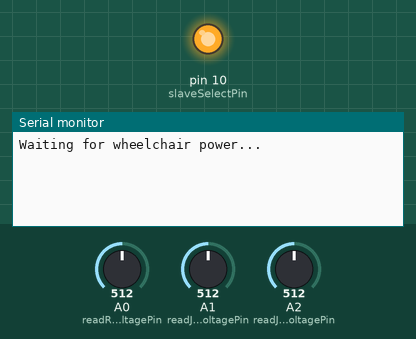
The sketch below on a simulated Arduino Uno, built with avr-gcc and run on an emulated ATmega328P. On the bench: output pins drawn as LEDs (lit = HIGH), the last lines printed to the serial monitor. Inputs (shaded band) come from the test bench; at power-on: A0 (readReferenceVoltagePin) = 512, A1 (readJoy1VoltagePin) = 512, A2 (readJoy2VoltagePin) = 512.

Above: at 0.8 s.
0.9 s: A0 (readReferenceVoltagePin) set to 560
3.6 s: A0 (readReferenceVoltagePin) set to 592
At 4.8 s:
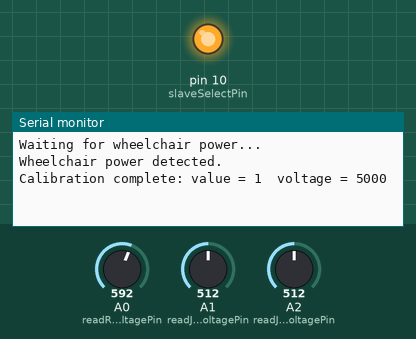
At 6.3 s:
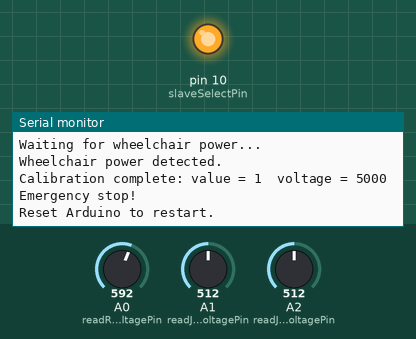

The sketch:

Wheelchair1.ino
```cpp
/*
  Digital Pot Control for Microchip 4251 dual 10k digital pot (SPI control)
  Darby Hewitt -- 7/11/2016

  based on example code created 10 Aug 2010
  by Tom Igoe
*/

#define W0ADDR 0x00
#define W1ADDR 0x01
#define WRITE  0x00
#define INCR   0x01
#define DECR   0x02
#define READ   0x03
#define WRITE124

// include the SPI library:
#include <SPI.h>


// set pin 10 as the slave select for the digital pot:
const int slaveSelectPin = 10;
const int readReferenceVoltagePin = A0;
const int readJoy1VoltagePin = A1;
const int readJoy2VoltagePin = A2;

// The analog value and milliVolts corresponding to the zero position.
int zeroValue;
int zeroMv;

// Current values and millivolts.
int joy1Value, joy1Mv;
int joy2Value, joy2Mv;

int currentFB = 100;
int currentLR = 100;

const bool monitorVoltage = false;

long milliLastStatus = 0;
long milliLastCommand = 0;

bool emergency = false;

// Convert an analog pin reading to milliVolts.
int analogToMv(int analog)
{
  return (int) (2 * (long)analog * 5000L / 1024L);
}

void printVoltage(int analog)
{
  int milliVolts = analogToMv(analog);
  Serial.print(milliVolts);
  Serial.print(" mV");
}


void setup() {
  Serial.begin(57600);
  Serial.setTimeout(100);

  // set the slaveSelectPin as an output:
  pinMode (slaveSelectPin, OUTPUT);

  pinMode(readJoy1VoltagePin, INPUT);

  // initialize SPI:

  SPI.begin();

  initialize();
}

void initialize()
{
  joystick1Write(200);
  joystick2Write(200);

  Serial.println("Waiting for wheelchair power...");

  while (analogToMv(analogRead(readReferenceVoltagePin)) < 5600) {
    delay(1);
  }

  Serial.println("Wheelchair power detected.");

  delay(50);

  calibrate();

  milliLastCommand = millis();
}


void loop() {
  if (Serial.available() > 0) {
    milliLastCommand = millis();

    int code = Serial.read();
    String input = Serial.readStringUntil('\n');
    if (code == 'x') {
      Serial.println("Resetting both to 100");
      currentLR = 100;
      currentFB = 100;
      setAbstractPositions(currentFB, currentLR);
    }

    else if (code == 'f') {
      int inVal = input.toInt();
      currentFB = inVal;
      Serial.print("Forward/back to: ");
      Serial.println(currentFB);
      if (!emergency) {
        setAbstractPositions(currentFB, currentLR);
      }
    }
    else if (code == 'l') {
      int inVal = input.toInt();
      currentLR = inVal;
      Serial.print("Left/right to: ");
      Serial.println(currentLR);
      if (!emergency) {
        setAbstractPositions(currentFB, currentLR);
      }
    }
    else if (code == 'c') {
      if (!emergency) {
        calibrate();
      }
    }
    else if (code == 'k') {
      // Keep alive. Nothing to do, because we already
      // reset milliLastCommand.
    }
    else {
      Serial.println("Unknown command");
    }
  }


  if (monitorVoltage && millis() > milliLastStatus + 3000) {
    int aread1 = analogRead(readJoy1VoltagePin);
    int aread2 = analogRead(readJoy2VoltagePin);
    int areadR = analogRead(readReferenceVoltagePin);
    Serial.print("REF: ");
    printVoltage(areadR);

    Serial.print("   J1: ");
    printVoltage(aread1);

    Serial.print("   J2: ");
    printVoltage(aread2);
    Serial.println();

    milliLastStatus = millis();
  }

  if (analogToMv(analogRead(readReferenceVoltagePin)) < 4000) {
    Serial.println("Wheelchair power lost. Resetting.");
    initialize();
  }

  // Dead-man switch. If we haven't got a command in 1.5 seconds, then
  // shut it all down.
  if (!emergency && millis() > milliLastCommand + 1500) {
    // Stop everything!
    setAbstractPositions(100, 100);
    Serial.println("Emergency stop!");
    Serial.println("Reset Arduino to restart.");
    emergency = true;
  }
}


void setAbstractPositions(int forwardBack, int leftRight)
{
  setPositions(zeroMv - (forwardBack - 100) * 10, zeroMv + (leftRight - 100) * 10);
}

// Set the resistor values to reach the given voltages.
void setPositions(int mvJoy1, int mvJoy2)
{
  //  Serial.print("Attempting to get Joy1=");
  //  Serial.print(mvJoy1);
  //  Serial.print("  Joy2=");
  //  Serial.print(mvJoy2);
  //  Serial.println();

  // There is a slight amount of coupling between the voltages,
  // so we do both twice.
  setPositionJoy1(mvJoy1);
  setPositionJoy2(mvJoy2);
  setPositionJoy1(mvJoy1);
  setPositionJoy2(mvJoy2);
}

void setPositionJoy1(int newMv1)
{
  for (int i = 0; i < 10; ++i) {
    int expectedNewValue = joy1Value - ((newMv1 - joy1Mv) / 10);
    if (expectedNewValue == joy1Value && i >= 1) {
      break;
    }
    joystick1Write(expectedNewValue);
    delayMicroseconds(1000);
    int analogVoltage = analogRead(readJoy1VoltagePin);
    int newMv = analogToMv(analogVoltage);

    joy1Mv = newMv;
    joy1Value = expectedNewValue;
  }
}


void setPositionJoy2(int newMv2)
{
  for (int i = 0; i < 10; ++i) {
    int expectedNewValue = joy2Value - ((newMv2 - joy2Mv) / 10);
    if (expectedNewValue == joy2Value && i >= 1) {
      break;
    }
    joystick2Write(expectedNewValue);
    delayMicroseconds(1000);
    int analogVoltage = analogRead(readJoy2VoltagePin);
    int newMv = analogToMv(analogVoltage);

    joy2Mv = newMv;
    joy2Value = expectedNewValue;
  }
}

void calibrate()
{
  int value = 128;
  int adjust = 64;
  int referenceVoltage = analogRead(readReferenceVoltagePin);
  int voltage;
  //Serial.print("Reference voltage: ");
  //printVoltage(referenceVoltage);
  //Serial.println();
  do {
    //Serial.print("Adjusting to ");
    //Serial.println(value);

    joystick1Write(value);
    joystick2Write(value);
    delayMicroseconds(1000);
    voltage = analogRead(readJoy1VoltagePin);

    //Serial.print("Measured voltage: ");
    //printVoltage(voltage);
    //Serial.println();
    if (voltage == referenceVoltage) {
      //Serial.println("Adjustment stopped");
      break;
    }
    else if (voltage < referenceVoltage) {
      value -= adjust;
    }
    else {
      value += adjust;
    }
    adjust = adjust / 2;

  } while (adjust > 0);

  zeroValue = value;
  zeroMv = analogToMv(voltage);
  joy1Value = joy2Value = zeroValue;
  joy1Mv = joy2Mv = zeroMv;

  Serial.print("Calibration complete: value = ");
  Serial.print(value);
  Serial.print("  voltage = ");
  Serial.print(zeroMv);
  Serial.println();
}


void joystick1Write(int output)
{
  if (output < 0) output = 0;
  if (output > 255) output = 255;
  digitalPotWrite((W0ADDR << 12) | (WRITE << 8) | output);
}


void joystick2Write(int output)
{
  if (output < 0) output = 0;
  if (output > 255) output = 255;
  digitalPotWrite((W1ADDR << 12) | (WRITE << 8) | output);
}

void digitalPotWrite(int value) {
  // take the SS pin low to select the chip:
  digitalWrite(slaveSelectPin, LOW);
  delayMicroseconds(20);

  SPI.beginTransaction(SPISettings(1000000, MSBFIRST, SPI_MODE0));
  //  send in the address and value via SPI:
  //SPI.transfer(address);
  SPI.transfer(value >> 8);
  //delay(5);
  SPI.transfer(value);
  SPI.endTransaction();
  // take the SS pin high to de-select the chip:
  delayMicroseconds(20);
  digitalWrite(slaveSelectPin, HIGH);

}
```

Measured:
- the behaviour switches between 573 and 574 on A0 (readReferenceVoltagePin) (found by bisection; images 0 and 1)
- after the input at 3.6 s, the serial monitor: prints a new line at once (image 1)
